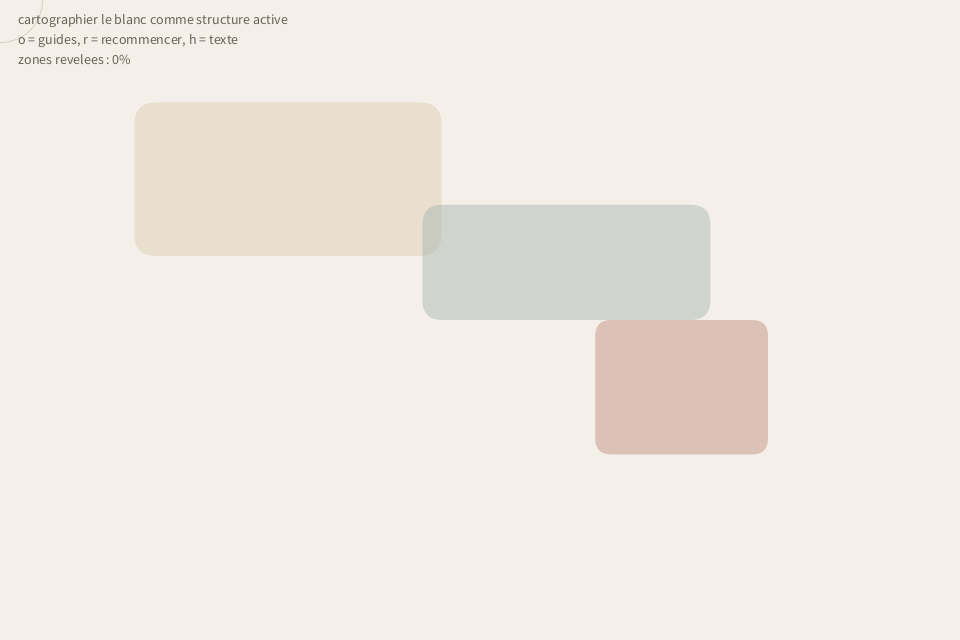
Frame 1 (no input)
Frame 60 (the mouse pressed at the canvas centre just before this capture): identical to frame 1, image omitted
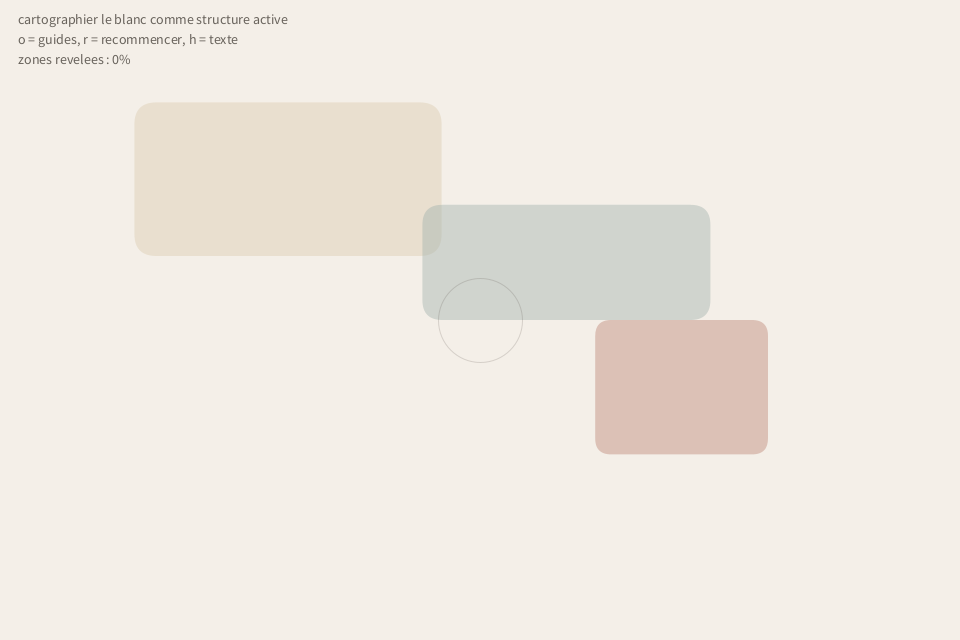
Frame 120 (the mouse held since frame 60 and released just before this capture)

The Processing sketch that drew these frames (run headless with seeded random() and noise(); from frame 60 on, the mouse is pressed at the canvas centre):

// Processing sketch: 05_white_space_map
// ── 05_white_space_map.pde
// 05_white_space_map
// Le visiteur revele des zones blanches actives.
// Les zones se cartographient progressivement a mesure que l'on les parcourt.

ArrayList<WhiteZone> whiteZones = new ArrayList<WhiteZone>();
ArrayList<PVector> whiteMapPoints = new ArrayList<PVector>();
boolean whiteShowText = true;
boolean whiteShowGuides = false;

void settings() {
  size(960, 640);
  smooth(8);
}

void setup() {
  frameRate(60);
  createWhiteZones();
}

void draw() {
  background(244, 239, 232);
  drawWhiteMapField();

  float brushRadius = 42;
  for (WhiteZone zone : whiteZones) {
    if (zone.contains(mouseX, mouseY)) {
      zone.coverage = min(1.0, zone.coverage + 0.008);
      for (int i = 0; i < 4; i++) {
        float px = mouseX + random(-brushRadius, brushRadius);
        float py = mouseY + random(-brushRadius, brushRadius);
        if (zone.contains(px, py)) {
          whiteMapPoints.add(new PVector(px, py));
        }
      }
    }

    zone.display();
    if (whiteShowGuides) {
      zone.displayGuide();
    }
  }

  noStroke();
  fill(255, 230);
  for (PVector point : whiteMapPoints) {
    ellipse(point.x, point.y, 4, 4);
  }

  noFill();
  stroke(78, 71, 63, 48);
  ellipse(mouseX, mouseY, brushRadius * 2.0, brushRadius * 2.0);

  if (whiteShowText) {
    fill(46, 39, 33, 180);
    textSize(14);
    text("cartographier le blanc comme structure active", 18, 24);
    text("o = guides, r = recommencer, h = texte", 18, 44);
    text("zones revelees : " + nf(averageCoverage() * 100.0, 1, 0) + "%", 18, 64);
  }
}

void drawWhiteMapField() {
  noStroke();
  fill(223, 209, 184, 132);
  rect(width * 0.14, height * 0.16, width * 0.32, height * 0.24, 22);
  fill(160, 177, 171, 110);
  rect(width * 0.44, height * 0.32, width * 0.3, height * 0.18, 20);
  fill(178, 110, 94, 92);
  rect(width * 0.62, height * 0.5, width * 0.18, height * 0.21, 16);
}

float averageCoverage() {
  float total = 0;
  for (WhiteZone zone : whiteZones) {
    total += zone.coverage;
  }
  return total / max(1, whiteZones.size());
}

void createWhiteZones() {
  whiteZones.clear();
  whiteMapPoints.clear();
  whiteZones.add(new WhiteZone(width * 0.28, height * 0.28, 110, 72));
  whiteZones.add(new WhiteZone(width * 0.57, height * 0.26, 86, 56));
  whiteZones.add(new WhiteZone(width * 0.36, height * 0.62, 94, 70));
  whiteZones.add(new WhiteZone(width * 0.74, height * 0.6, 74, 58));
}

void keyPressed() {
  if (key == 'o' || key == 'O') {
    whiteShowGuides = !whiteShowGuides;
  } else if (key == 'r' || key == 'R') {
    createWhiteZones();
  } else if (key == 'h' || key == 'H') {
    whiteShowText = !whiteShowText;
  }
}

class WhiteZone {
  float x;
  float y;
  float rx;
  float ry;
  float coverage = 0.0;

  WhiteZone(float centerX, float centerY, float radiusX, float radiusY) {
    x = centerX;
    y = centerY;
    rx = radiusX;
    ry = radiusY;
  }

  boolean contains(float px, float py) {
    float dx = (px - x) / rx;
    float dy = (py - y) / ry;
    return dx * dx + dy * dy <= 1.0;
  }

  void display() {
    noStroke();
    fill(252, 249, 244, 210 * coverage);
    ellipse(x, y, rx * 2.0, ry * 2.0);
  }

  void displayGuide() {
    noFill();
    stroke(73, 67, 61, 52);
    strokeWeight(1.0);
    ellipse(x, y, rx * 2.0, ry * 2.0);
  }
}
